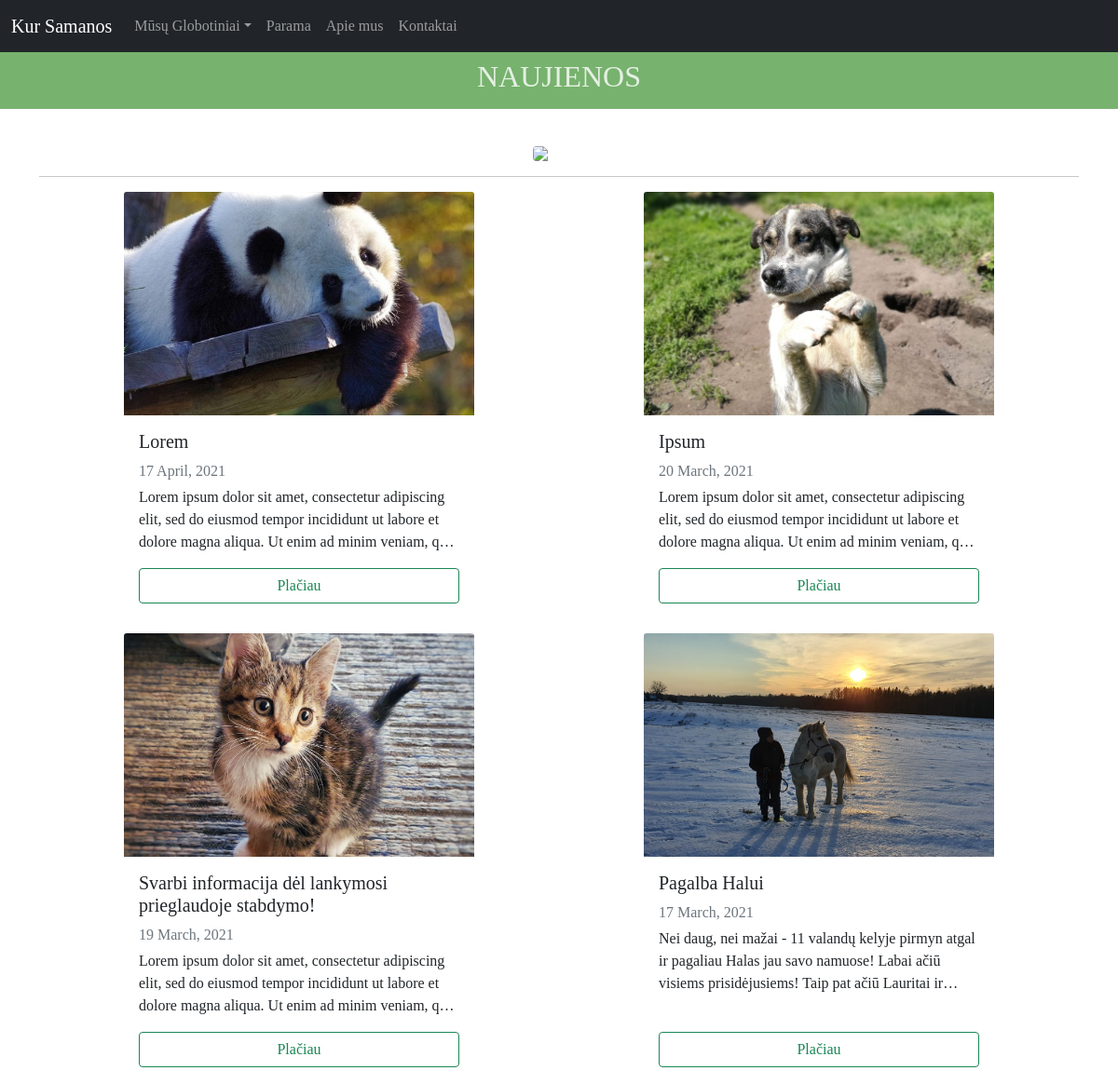
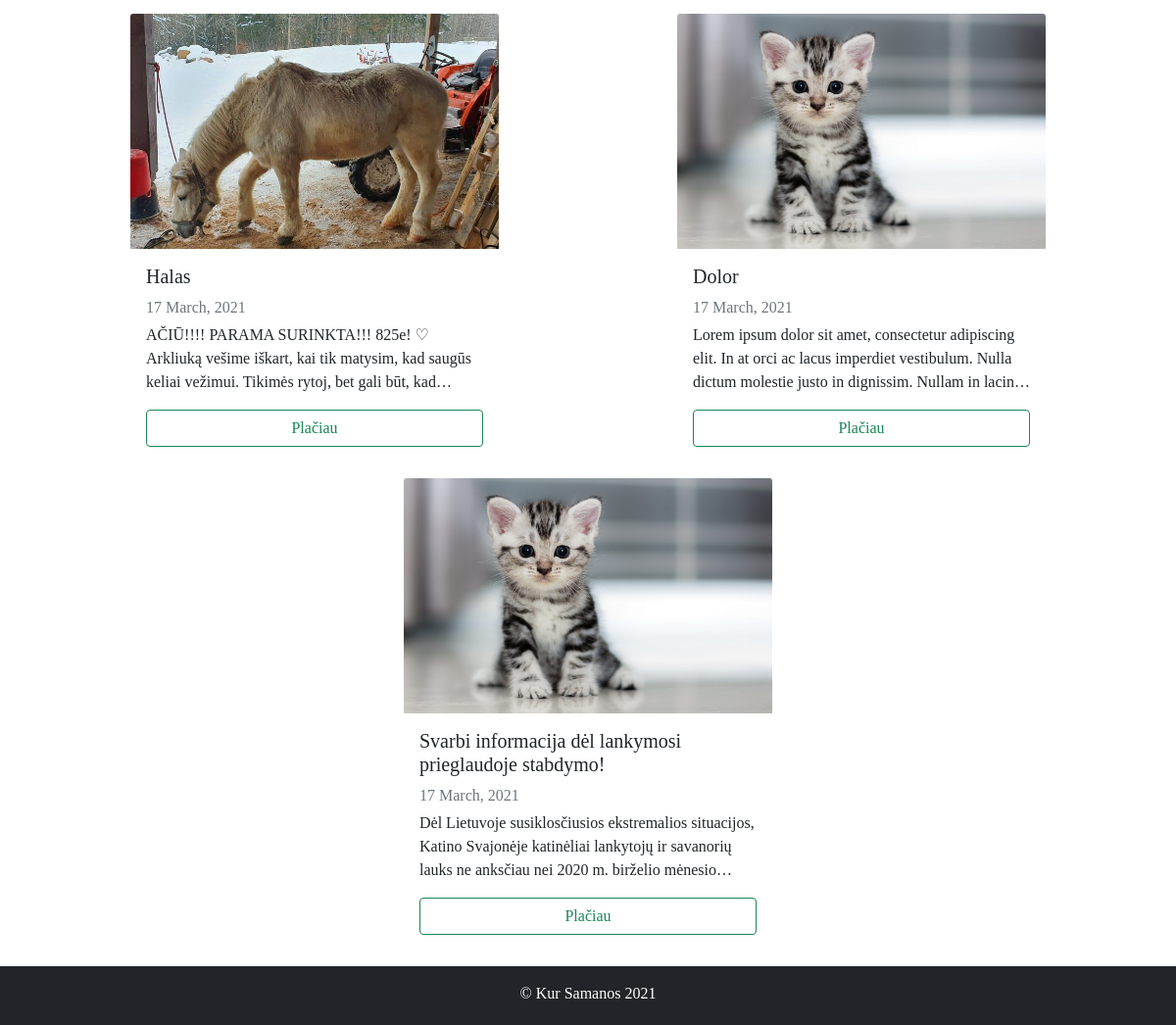
Page /news/ on the committed database (2 pictures, top to bottom).
### Sam/models.py (models this page shows, shortened)
class Post(models.Model):
    title = models.CharField(max_length=100)
    content = models.TextField()
    image = models.ImageField(default='default.jpg', upload_to='posts_pics')
    date_posted = models.DateTimeField(auto_now_add=True)

### Sam/views.py (the view)
# urls.py: path('news/', views.news, name="sam-news"),
def news(request):
    context = {
        'posts': Post.objects.all().order_by('-id')
    }
    return render(request, 'Sam/news.html', context)

### Sam/templates/Sam/news.html
{% extends "Sam/base.html" %}
{% block main %}
<div class="page-title page-title-default title-size-small title-design-centered color-scheme-light">
    <div class="container">
        <header class="entry-header">
            <h2 class="entry-title">Naujienos</h2>
        </header>
    </div>
</div>
<div class="container" >
    <img class="rounded mx-auto d-block paw" src="/static/Sam/download.png">
    <hr>
    <div class="container" >
      <div class="row mb-2">
        {% for post in posts %}
          <div class="card mb-3" style="max-width: 25rem;">
            <img class="card-img-top" src="{{ post.image.url }}" alt="Card image cap">
            <div class="card-body d-flex flex-column text-dark">
              <h5 class="card-title">{{ post.title }}</h5>
              <div class="mb-1 text-muted">{{ post.date_posted|date:"d F, Y" }}</div>
              <p class="card-text line-clamp">{{ post.content }}</p>
              <a href="{%url 'post-detail' post.id%}" class="btn btn-outline-success" style="margin-top:auto">Plačiau</a>
            </div>
          </div>
        {% endfor %}
      </div>
    </div>
</div>
{% endblock %}

### Sam/static/Sam/starter-template.css (style rules this page uses)
body { padding-top: 3rem; }

### Sam/static/Sam/styles.css (style rules this page uses)
.card-img-top { width: 100%; height: 20vw; object-fit: cover; }
body { min-height: 400px; margin-bottom: 60px; clear: both; font-family: Comic Sans MS; }
.paw { width: 5%; margin-top: 30px; }
.page-title { width: 100%; border-bottom: 1px solid rgba(168,168,168,.15); position: relative; margin-top: 0px; margin-bottom: 40px; }
.title-size-small { padding: 15px 0; }
.page-title-default { background-color: #77B26E; }
.color-scheme-light { color: rgba(255,255,255,.8); }
.entry-title { margin-bottom: 0; text-transform: uppercase; text-align: center; }
.line-clamp { display: -webkit-box; -webkit-line-clamp: 3; -webkit-box-orient: vertical; text-overflow: ellipsis; overflow: hidden; }
.card { margin-left: auto; margin-right: auto; border: none; }
html { position: relative; min-height: 100%; }

### rows in the picture
Post: image (picture), title "Lorem", date_posted "17 April, 2021", content "Lorem ipsum dolor sit amet, consectetur adipiscing elit, sed do eiusmod tempor incididunt ut labore et dolore magna aliqua. Ut enim ad minim veniam,…"
Post: image (picture), title "Ipsum", date_posted "20 March, 2021", content "Lorem ipsum dolor sit amet, consectetur adipiscing elit, sed do eiusmod tempor incididunt ut labore et dolore magna aliqua. Ut enim ad minim veniam,…"
Post: image (picture), title "Svarbi informacija dėl lankymosi prieglaudoje stabdymo!", date_posted "19 March, 2021", content "Lorem ipsum dolor sit amet, consectetur adipiscing elit, sed do eiusmod tempor incididunt ut labore et dolore magna aliqua. Ut enim ad minim veniam,…"
Post: image (picture), title "Pagalba Halui", date_posted "17 March, 2021", content "Nei daug, nei mažai - 11 valandų kelyje pirmyn atgal ir pagaliau Halas jau savo namuose! Labai ačiū visiems prisidėjusiems! Taip pat ačiū Lauritai…"
Post: image (picture), title "Halas", date_posted "17 March, 2021", content "AČIŪ!!!! PARAMA SURINKTA!!! 825e! ♡ Arkliuką vešime iškart, kai tik matysim, kad saugūs keliai vežimui. Tikimės rytoj, bet gali būt,…"
Post: image (placeholder picture), title "Dolor", date_posted "17 March, 2021", content "Lorem ipsum dolor sit amet, consectetur adipiscing elit. In at orci ac lacus imperdiet vestibulum. Nulla dictum molestie justo in dignissim. Nullam in…"
Post: image (placeholder picture), title "Svarbi informacija dėl lankymosi prieglaudoje stabdymo!", date_posted "17 March, 2021", content "Dėl Lietuvoje susiklosčiusios ekstremalios situacijos, Katino Svajonėje katinėliai lankytojų ir savanorių lauks ne anksčiau nei 2020 m. birželio…"
